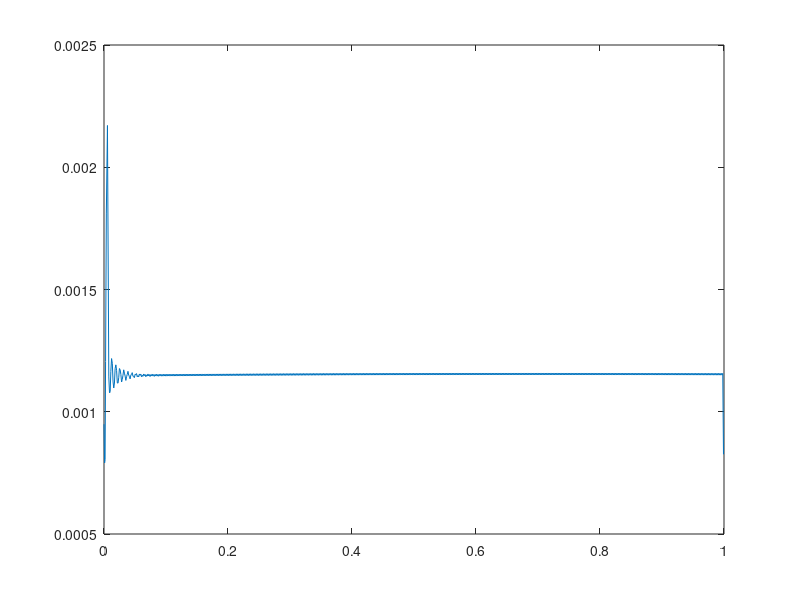
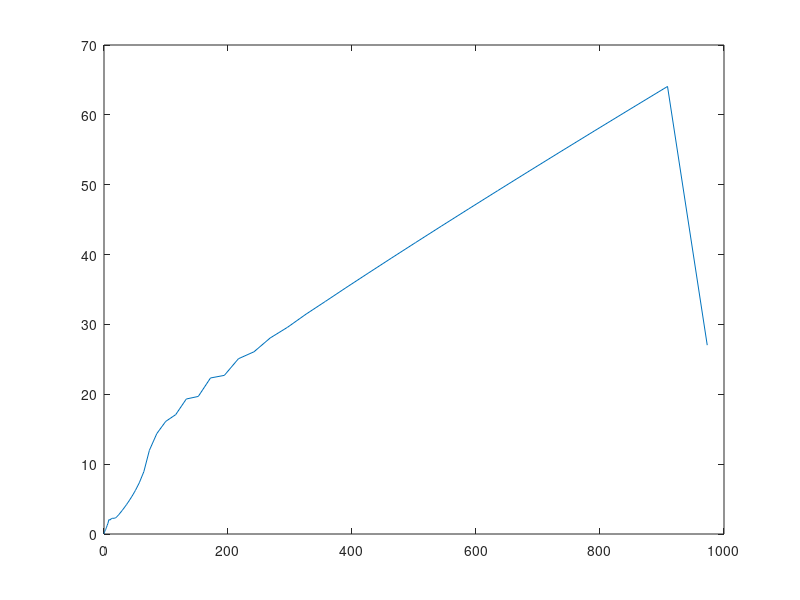

Recreate these plots in MATLAB, in order.
function [] = LAB2B2()
%LAB2B2 
close all;

tol = [1e-3 1e-4 1e-5 1e-6];
numbStep = zeros(1,4);
numbStiff = zeros(1,4);
for i=1:4
    reltol = tol(i);
    options = odeset('RelTol',reltol);
    [t,~] = ode23(@robertson,[0 1],[1 0 0]',options);
    [tstiff,~] = ode23s(@robertson,[0 1000],[1 0 0]',options);
    numbStep(i) = length(t)-1;
    numbStiff(i) = length(tstiff)-1;
end
display(numbStep);
display(numbStiff);

h = zeros(1,length(t)-1);
hstiff = zeros(1,length(tstiff)-1);
for i=1:length(t)-1
    h(i) = t(i+1)-t(i);
end
for i=1:length(tstiff)-1
    hstiff(i) = tstiff(i+1)-tstiff(i);
end
figure; 
plot(t(1:end-1),h);
figure;
plot(tstiff(1:end-1),hstiff);
end

function dxdt = robertson(t,x)
k1 = 0.04;
k2 = 1e4;
k3 = 3e7;
dxdt = x;
dxdt(1) = -k1*x(1) + k2*x(2)*x(3);
dxdt(2) = k1*x(1) -k2*x(2)*x(3) -k3*x(2)*x(2);
dxdt(3) = k3*x(2)*x(2);
end
